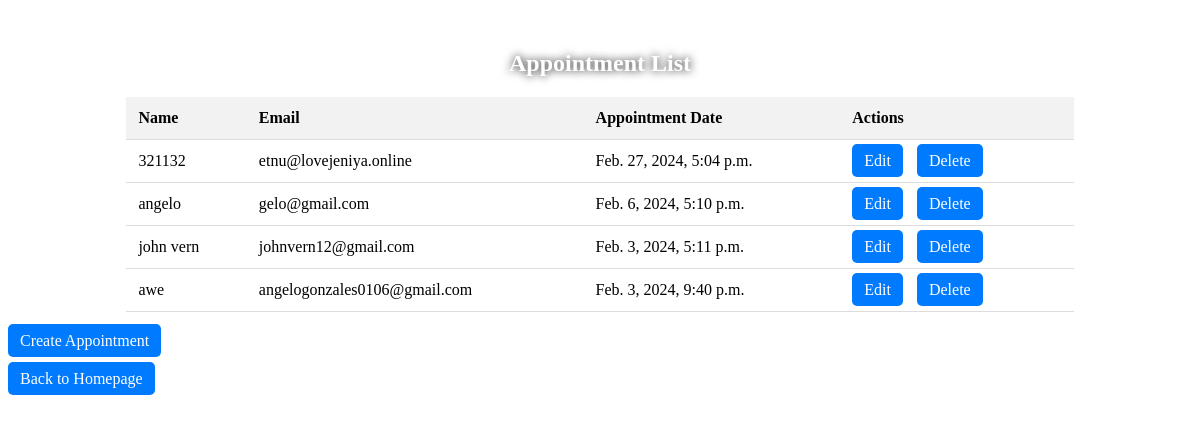
The app's page /appointments/ (signed in), older data.
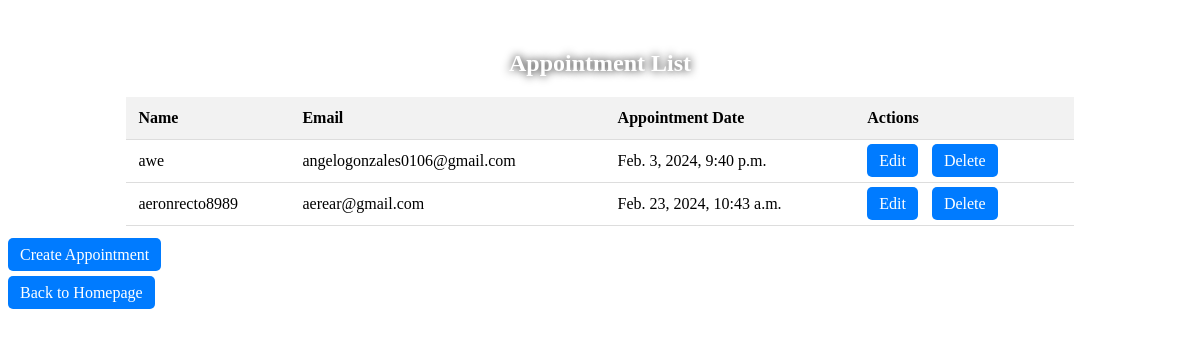
The same page, newer data.
### webapp/models.py (models this page shows, shortened)
class Appointment(models.Model):
    name = models.CharField(max_length=100)
    email = models.EmailField()
    appointment_date = models.DateTimeField()

### webapp/views.py (the view)
# urls.py: path('appointments/', appointment_list, name='appointment_list'),
@login_required
def appointment_list(request):
    appointments = Appointment.objects.all()
    return render(request, 'pages/appointment_list.html', {'appointments': appointments})

### webapp/templates/pages/appointment_list.html (shortened to what this page needs)
<!DOCTYPE html>
<html>
<head>
</head>
<body>
    <div class="Appointment">
        <h2>Appointment List</h2>
    </div>
    <table>
        <thead>
            <tr>
                <th>Name</th>
                <th>Email</th>
                <th>Appointment Date</th>
                <th>Actions</th>
            </tr>
        </thead>
        <tbody>
            {% for appointment in appointments %}
                <tr>
                    <td>{{ appointment.name }}</td>
                    <td>{{ appointment.email }}</td>
                    <td>{{ appointment.appointment_date }}</td>
                    <td>
                        <a href="{% url 'edit_appointment' pk=appointment.pk %}">Edit</a>
                        <a href="{% url 'delete_appointment' pk=appointment.pk %}" onclick="return confirm('Are you sure you want to delete this appointment?')">Delete</a>
                    </td>
                </tr>
            {% endfor %}
        </tbody>
    </table>
    <div class="action-buttons">
        <a href="{% url 'create_appointment' %}">Create Appointment</a>
    </div>
    <div class="back-button">
        <a href="/">Back to Homepage</a>
    </div>
</body>
</html>

### webapp/templates/pages/appointment_list.html (style rules this page uses)
h2 { color: white; background-color: transparent; text-shadow: 0 0 10px black; }
body { background-image: linear-gradient(to right, gainsboro, gray); background-image: url("https://www.verywellhealth.com/thmb/ypBzLNdz6HsLQEu4ga0_tLXOxD4=/1500x0/filters:no_upscale():max_bytes(150000):strip_icc()/GettyImages-1049207186-a38cc1fcd53845b9b71c8aae5a1a577f.jpg"); background-position: center; background-attachment: fixed; background-repeat: no-repeat; background-size: 2000px 1500px; }
.Appointment { text-align: center; margin-top: 50px; }
table { width: 80%; margin: 20px auto; border-collapse: collapse; }
th, td { padding: 12px; text-align: left; border-bottom: 1px solid #ddd; }
th { background-color: #f2f2f2; }
.action-buttons { margin-top: 20px; }
a { text-decoration: none; margin-right: 10px; padding: 8px 12px; background-color: #007bff; color: white; border-radius: 5px; }
.back-button { margin-top: 20px; }

Row changes from the older to the newer data that the page shows:
removed Appointment: name "321132", email "etnu@lovejeniya.online", appointment_date "Feb. 27, 2024, 5:04 p.m."
removed Appointment: name "angelo", email "gelo@gmail.com", appointment_date "Feb. 6, 2024, 5:10 p.m."
removed Appointment: name "john vern", email "johnvern12@gmail.com", appointment_date "Feb. 3, 2024, 5:11 p.m."
added Appointment: name "aeronrecto8989", email "aerear@gmail.com", appointment_date "Feb. 23, 2024, 10:43 a.m."
